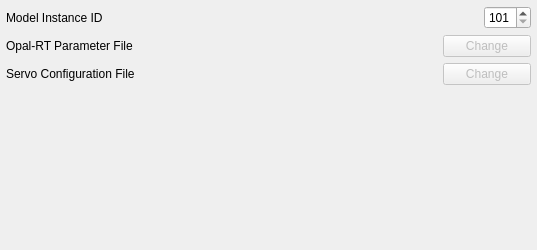
<?xml version="1.0" encoding="UTF-8"?>
<ui version="4.0">
 <class>OpalLinkSettings</class>
 <widget class="QWidget" name="OpalLinkSettings">
  <property name="geometry">
   <rect>
    <x>0</x>
    <y>0</y>
    <width>537</width>
    <height>250</height>
   </rect>
  </property>
  <property name="windowTitle">
   <string>OpalLink Configuration</string>
  </property>
  <layout class="QGridLayout" name="gridLayout" rowstretch="0,0,0,0">
   <property name="margin">
    <number>6</number>
   </property>
   <item row="0" column="0">
    <widget class="QLabel" name="portlabel">
     <property name="text">
      <string>Model Instance ID</string>
     </property>
    </widget>
   </item>
   <item row="1" column="0">
    <widget class="QLabel" name="portlabel_2">
     <property name="text">
      <string>Opal-RT Parameter File</string>
     </property>
    </widget>
   </item>
   <item row="2" column="0">
    <widget class="QLabel" name="portlabel_3">
     <property name="text">
      <string>Servo Configuration File</string>
     </property>
    </widget>
   </item>
   <item row="3" column="0" colspan="2">
    <spacer name="verticalSpacer">
     <property name="orientation">
      <enum>Qt::Vertical</enum>
     </property>
     <property name="sizeHint" stdset="0">
      <size>
       <width>431</width>
       <height>47</height>
      </size>
     </property>
    </spacer>
   </item>
   <item row="1" column="1">
    <widget class="QLabel" name="label">
     <property name="text">
      <string/>
     </property>
    </widget>
   </item>
   <item row="2" column="1">
    <widget class="QLabel" name="label_2">
     <property name="text">
      <string/>
     </property>
    </widget>
   </item>
   <item row="1" column="2">
    <widget class="QPushButton" name="paramFileButton">
     <property name="enabled">
      <bool>false</bool>
     </property>
     <property name="text">
      <string>Change</string>
     </property>
     <property name="icon">
      <iconset resource="../../mavground.qrc">
       <normaloff>:/files/images/status/folder-open.svg</normaloff>:/files/images/status/folder-open.svg</iconset>
     </property>
    </widget>
   </item>
   <item row="2" column="2">
    <widget class="QPushButton" name="servoConfigFileButton">
     <property name="enabled">
      <bool>false</bool>
     </property>
     <property name="text">
      <string>Change</string>
     </property>
     <property name="icon">
      <iconset resource="../../mavground.qrc">
       <normaloff>:/files/images/status/folder-open.svg</normaloff>:/files/images/status/folder-open.svg</iconset>
     </property>
    </widget>
   </item>
   <item row="0" column="1" colspan="2">
    <layout class="QHBoxLayout" name="horizontalLayout">
     <item>
      <spacer name="horizontalSpacer">
       <property name="orientation">
        <enum>Qt::Horizontal</enum>
       </property>
       <property name="sizeHint" stdset="0">
        <size>
         <width>40</width>
         <height>20</height>
        </size>
       </property>
      </spacer>
     </item>
     <item>
      <widget class="QSpinBox" name="opalInstIDSpinBox">
       <property name="minimum">
        <number>101</number>
       </property>
       <property name="maximum">
        <number>200</number>
       </property>
       <property name="value">
        <number>101</number>
       </property>
      </widget>
     </item>
    </layout>
   </item>
  </layout>
  <action name="actionDelete">
   <property name="text">
    <string>Delete</string>
   </property>
   <property name="toolTip">
    <string>Delete this link</string>
   </property>
  </action>
  <action name="actionConnect">
   <property name="text">
    <string>Connect</string>
   </property>
   <property name="toolTip">
    <string>Connect this link</string>
   </property>
  </action>
  <action name="actionClose">
   <property name="text">
    <string>Close</string>
   </property>
   <property name="toolTip">
    <string>Close the configuration window</string>
   </property>
  </action>
 </widget>
 <resources>
  <include location="../../mavground.qrc"/>
 </resources>
 <connections>
  <connection>
   <sender>actionClose</sender>
   <signal>triggered()</signal>
   <receiver>OpalLinkSettings</receiver>
   <slot>close()</slot>
   <hints>
    <hint type="sourcelabel">
     <x>-1</x>
     <y>-1</y>
    </hint>
    <hint type="destinationlabel">
     <x>224</x>
     <y>195</y>
    </hint>
   </hints>
  </connection>
 </connections>
</ui>
